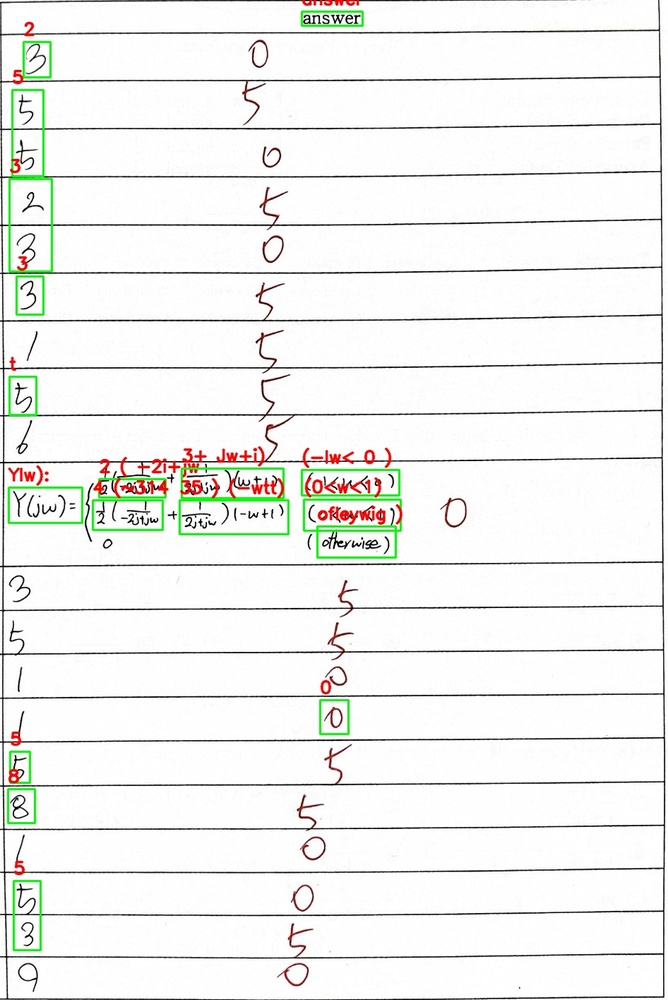
#> input picture AI/OCR_experiments/Easy/comparison_0404_2_parts/Normal.jpg, 668 x 1000 px, shrunk from 946 x 1416 before the run, given as the content of the folder I/Algorithm/OCR/cropped_datasets/horizontally_cropped/answer, which was not available
$ python text_crop.py
#> lines starting #> are read from the running program, lines starting #| are printed output that depends on the picture; after the words box and inside, x2 and y2 are one past the last pixel; in counts of white or black regions, pixels touching at a corner belong together; pictures that were not available may be replaced by others from this repository, and a replacement may not be noted
#> in prepare_image, img is the input picture: shape (1000, 668, 3); mean B, G, R 239.4, 241.7, 240.9
'''
Written by 정다훈 in 2025-04-12

이전의 contour 병합 로직을 개선하여 bounding box 병합 로직으로 전환합니다.

새로운 로직:

1. 각 contour를 cv2.boundingRect() 함수를 사용하여 바운딩 박스로 변환합니다. 변환된 bounding box의 x, y, w, h와 중심 좌표인 x_center, y_center를 계산하여 저장합니다.
2. 다음 세 가지 경우의 유클리드 거리를 계산하여, 하나라도 임계값 30 이하인 경우 bounding box를 병합합니다.

첫 번째 bb - 두 번째 bb
(x, y) - (x_center, y_center)
(x_center, y_center) - (x_center, y_center)
(x+w, y+h) - (x_center, y_center)

bounding box 병합 방법:
	• 두 bb의 x와 x+w를 비교하여, 더 작은 x 값을 병합된 bb의 x로, 더 큰 x+w 값을 병합된 bb의 x+w로 설정합니다. 병합된 bb는 x, y, w, h 값만 저장합니다.
	• 마찬가지로 두 bb의 y와 y+h를 비교하여, 더 작은 y 값을 병합된 bb의 y로, 더 큰 y+h 값을 병합된 bb의 y+h로 설정합니다.
	• 병합된 bb의 w는 (x+w) - x, h는 (y+h) - y로 계산합니다.
	• 최종적으로 병합된 bounding box는 두 box의 전체 영역을 포함하는 가장 외곽의 사각형이 됩니다.
'''

import cv2
import numpy as np
import os

# 새로운 병합 로직 함수
def merge_contours_v2(contours, merge_distance_threshold=50, output_dir=None, img=None): # output_dir, img는 디버깅 용도
    # 바운딩 박스 정보 저장
    bounding_boxes = []
    for contour in contours:
        x, y, w, h = cv2.boundingRect(contour)

        # 만약 w가 원본 이미지의 95% 이상이면 병합 대상에서 제외
        if w > 0.95 * img.shape[1]:
            continue

        # 만약 너무 작은 박스면 병합 대상에서 제외
        if w < 10 or h < 10:
            continue

        x_center = x + w / 2
        y_center = y + h / 2
        bounding_boxes.append((x, y, w, h, x_center, y_center, 0)) # x, y, w, h, x_center, y_center, is_merged

    merged_boxes = []
    for i, (x1, y1, w1, h1, xc1, yc1, _) in enumerate(bounding_boxes):
        merged = False
        for j, (x2, y2, w2, h2, xc2, yc2, _) in enumerate(merged_boxes):
            # 유클리드 거리 계산
            distance1 = np.sqrt((x1 - xc2) ** 2 + (y1 - yc2) ** 2)
            distance2 = np.sqrt((xc1 - xc2) ** 2 + (yc1 - yc2) ** 2)
            distance3 = np.sqrt((x1 + w1 - xc2) ** 2 + (y1 + h1 - yc2) ** 2)

            if distance1 <= merge_distance_threshold or distance2 <= merge_distance_threshold or distance3 <= merge_distance_threshold:
                # 병합된 바운딩 박스 계산
                new_x = min(x1, x2)
                new_y = min(y1, y2)
                new_w = max(x1 + w1, x2 + w2) - new_x
                new_h = max(y1 + h1, y2 + h2) - new_y
                # 1:1 비율로 조정
                max_side = max(new_w, new_h)
                new_w = max_side
                new_h = max_side
                merged_boxes[j] = (new_x, new_y, new_w, new_h, (new_x + new_w / 2), (new_y + new_h / 2), 1) # x, y, w, h, x_center, y_center, is_merged
                merged = True
                break

        if not merged:
            merged_boxes.append((x1, y1, w1, h1, xc1, yc1, 0)) # x, y, w, h, x_center, y_center, is_merged

    return merged_boxes

# 이미지 전처리 및 윤곽선 찾기
def preprocess_image_and_find_contours(img):
    # 그레이스케일로 변환
    gray = cv2.cvtColor(img, cv2.COLOR_BGR2GRAY)
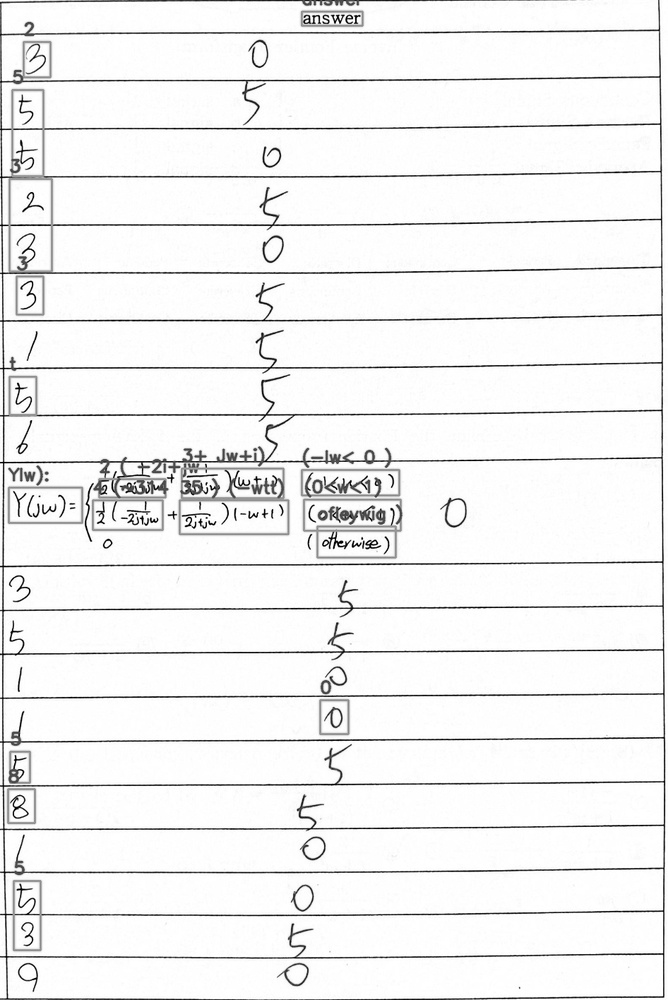
#> gray: shape (1000, 668); min 0, max 255, mean 241.2

    # 블러 적용
    blurred = cv2.GaussianBlur(gray, (3, 3), 0)

    # 이진화
    thresh = cv2.adaptiveThreshold(blurred, 255, cv2.ADAPTIVE_THRESH_GAUSSIAN_C,
                                    cv2.THRESH_BINARY_INV, 9, 2)
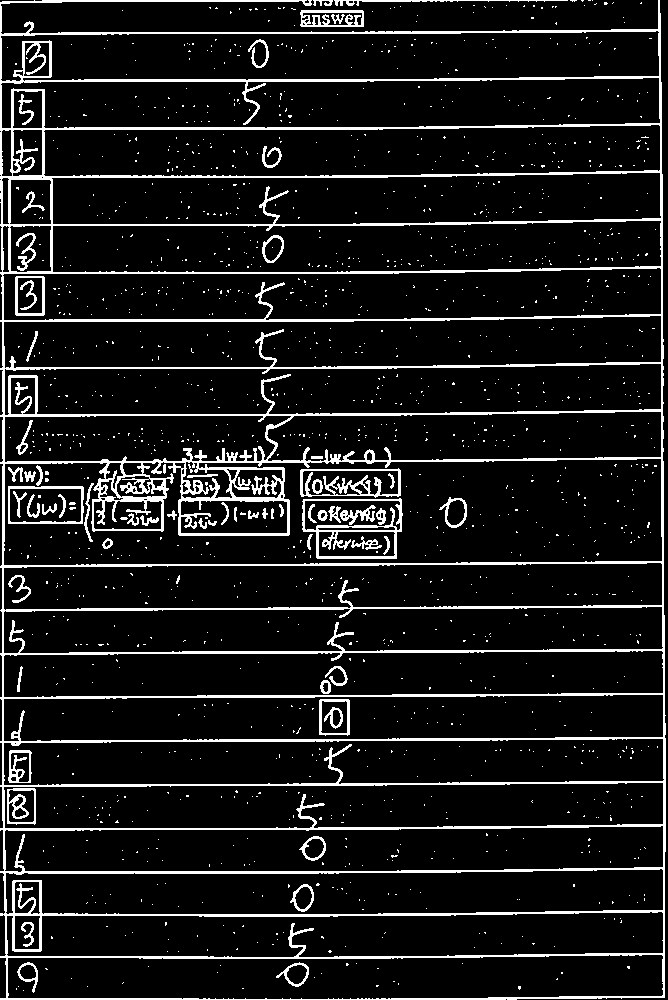
#> thresh: shape (1000, 668); 9.8% white; 1519 white regions (1452 under 20 px)

    # 윤곽선 찾기
    contours, _ = cv2.findContours(thresh, cv2.RETR_EXTERNAL, cv2.CHAIN_APPROX_SIMPLE)
#> contours = 47 contours, 43 with area under 20; largest, box (x1, y1, x2, y2) and area: (0, 0, 666, 1000) 639856, (300, 10, 364, 27) 996, (334, 0, 568, 6) 146, (313, 0, 333, 6) 34
    return contours


# prepare_image 함수는 주어진 이미지 경로에서 이미지를 읽고, 출력 디렉토리를 생성하는 역할을 합니다.
def prepare_image(image_path, output_dir):
    # Create output directory if it doesn't exist
    if not os.path.exists(output_dir):
        os.makedirs(output_dir)

    if not os.path.exists(image_path):
        print(f"Error: Image '{image_path}' does not exist")
        return None

    print(f'Processing {image_path}...')
    # 이미지 읽기
    img = cv2.imread(image_path)
    if img is None:
        print(f"Error: Could not read image {image_path}")
        return None

    return img


def process_images_in_directory(input_dir, output_dir, is_answer):
    # 입력 디렉토리 내의 모든 이미지 파일에 대해 반복
    for root, dirs, files in os.walk(input_dir):
        for file in files:
            if file.lower().endswith(('.png', '.jpg', '.jpeg', '.bmp', '.tiff')):
                image_path = os.path.join(root, file)
                # 이미지 준비
                img = prepare_image(image_path, output_dir)
                if img is None:
                    continue

                # 이미지 전처리 및 윤곽선 찾기
                contours = preprocess_image_and_find_contours(img)

                # 병합 로직 적용
                merged_boxes = merge_contours_v2(contours, output_dir=output_dir, img=img)
#> the loop in merge_contours_v2, `for contour in contours:` made 47 passes
#> (contour, x, y, w, h) on passes 3, 5, 7, 11, 14, 15, 18, 19, 20, 24, 25: ([[556, 22], [555, 23], [556, 24]], 555, 22, 2, 3), ([[268, 20], [268, 21], [269, 20]], 268, 20, 2, 2), ([[531, 17], [531, 18], [533, 18], [533, 17]], 531, 17, 3, 2), ([[230, 11], [230, 13], [231, 12]], 230, 11, 2, 3), ([[264, 9], [265, 9]], 264, 9, 2, 1), ([[249, 9], [250, 10], [251, 9]], 249, 9, 3, 2), ([[255, 8], [255, 9], [257, 9], [256, 8]], 255, 8, 3, 2), ([[239, 8], [239, 9]], 239, 8, 1, 2), ([[541, 7], [541, 8], [542, 8], [542, 7]], 541, 7, 2, 2), ([[283, 7], [283, 8], [284, 7]], 283, 7, 2, 2), ([[278, 7], [278, 8], [280, 8], [279, 8]], 278, 7, 3, 2)
#> (x, y, w, h) on passes 1, 2, 4, 6, 8, 9: (294, 25, 1, 1), (624, 22, 1, 1), (416, 21, 1, 1), (623, 17, 1, 1), (417, 15, 1, 1), (473, 12, 1, 1)
#> after the loop in merge_contours_v2, `for contour in contours:`: bounding_boxes = [(300, 10, 64, 17, 332, 18.5, 0)]
#> the loop in merge_contours_v2, `for i, (x1, y1, w1, h1, xc1, yc1, _) in enumerate(bounding_boxes):` made 1 pass
#> (x1, y1, w1, h1, xc1, yc1) on pass 1: (300, 10, 64, 17, 332, 18.5)
#> merged_boxes = [(300, 10, 64, 17, 332, 18.5, 0)]

                if merged_boxes:
                    img_output_dir = os.path.join(output_dir, f'{os.path.basename(image_path)}')
                    if not os.path.exists(img_output_dir):
                        os.makedirs(img_output_dir)

                    padding = 10  # 패딩 값 설정
                    for j, (x, y, w, h, xc, yc, is_merged) in enumerate(merged_boxes):
                        # 1:1 비율로 조정
                        max_side = max(w, h)
                        x_padded = max(x - padding, 0)
                        y_padded = max(y - padding, 0)
                        w_padded = min(w + 2 * padding, img.shape[1] - x_padded)
                        h_padded = min(h + 2 * padding, img.shape[0] - y_padded)

                        # 이미지 경계를 초과하지 않도록 조정
                        if x_padded + w_padded > img.shape[1]:
                            w_padded = img.shape[1] - x_padded
                        if y_padded + h_padded > img.shape[0]:
                            h_padded = img.shape[0] - y_padded

                        # 실제 이미지 크롭
                        cropped_img = img[y_padded:y_padded+h_padded, x_padded:x_padded+w_padded]

                        # 1:1 비율로 만들기 위해 흰색 배경의 정사각형 이미지 생성
                        square_size = max(w_padded, h_padded)
                        square_img = np.ones((square_size, square_size, 3), dtype=np.uint8) * 255  # 흰색 배경

                        # 원본 이미지를 정사각형 이미지의 중앙에 배치
                        offset_x = (square_size - w_padded) // 2
                        offset_y = (square_size - h_padded) // 2
                        square_img[offset_y:offset_y+h_padded, offset_x:offset_x+w_padded] = cropped_img

                        # 최종 이미지 저장
                        base_name = os.path.basename(img_output_dir)
                        output_path = os.path.join(img_output_dir, f'{base_name}_x_{x}_is_merged_{is_merged}.jpg')
                        cv2.imwrite(output_path, square_img)
                        print(f'Saved {output_path}')
#> this loop made 1 pass
#> (x, y, w, h, xc, yc, is_merged, max_side) on pass 1: (300, 10, 64, 17, 332, 18.5, 0, 64)
#| Saved /home/jdh251425/2025_DKU_Capstone/AI/Algorithm/OCR/cropped_datasets/text_crop_new/answer/Normal.jpg/Normal.jpg_x_300_is_merged_0.jpg
#> pass 1, in process_images_in_directory, `cropped_img = img[y_padded:y_padded+h_padded, x_padded:x_padded+w_padd..`:
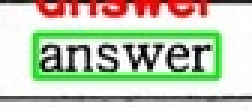
#> cropped_img: shape (37, 84, 3) (shown 3 times larger); mean B, G, R 181.9, 203.8, 194.6
#> pass 1, in process_images_in_directory, `cv2.imwrite(output_path, square_img)`:
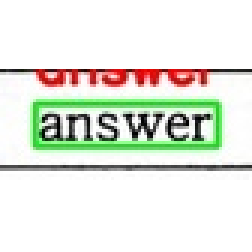
#> saved as Normal.jpg_x_300_is_merged_0.jpg: shape (84, 84, 3) (shown 3 times larger); mean B, G, R 222.8, 232.5, 228.4
                    print(f'Saved {len(merged_boxes)} boxes from {image_path}')
#| Saved 1 boxes from _only/Normal.jpg
                else:
                    print(f'No boxes found in {image_path}')

if __name__ == '__main__':
    # 3. ready_for_ocr.text_crop_final: horizontally cropped 이미지 -> text crop 이미지
    horizontally_cropped_dir = '/home/jdh251425/2025_DKU_Capstone/AI/Algorithm/OCR/cropped_datasets/horizontally_cropped'

    process_images_in_directory(
        input_dir=os.path.join(horizontally_cropped_dir, 'answer'),
        output_dir='/home/jdh251425/2025_DKU_Capstone/AI/Algorithm/OCR/cropped_datasets/text_crop_new/answer',
        is_answer=True
    )

    process_images_in_directory(
        input_dir=os.path.join(horizontally_cropped_dir, 'question_number'),
        output_dir='/home/jdh251425/2025_DKU_Capstone/AI/Algorithm/OCR/cropped_datasets/text_crop_new/question_number',
        is_answer=False
    )
#> the loop in merge_contours_v2 (call 2), `for contour in contours:` made 47 passes
#> (x, y, w, h) on passes 1, 2, 4, 6, 8, 9, 10, 13, 16, 17, 21, 22: (294, 25, 1, 1), (624, 22, 1, 1), (416, 21, 1, 1), (623, 17, 1, 1), (417, 15, 1, 1), (473, 12, 1, 1), (372, 11, 1, 1), (122, 10, 1, 1), (390, 8, 1, 1), (291, 8, 5, 2), (492, 7, 1, 1), (461, 7, 1, 1)
#> the loop in merge_contours_v2 (call 2), `for i, (x1, y1, w1, h1, xc1, yc1, _) in enumerate(bounding_boxes):` made 1 pass
#> the loop in process_images_in_directory (call 2), `for j, (x, y, w, h, xc, yc, is_merged) in enumerate(merged_boxes):` made 1 pass
#| Saved /home/jdh251425/2025_DKU_Capstone/AI/Algorithm/OCR/cropped_datasets/text_crop_new/question_number/Normal.jpg/Normal.jpg_x_300_is_merged_0.jpg
#| Saved 1 boxes from _only/Normal.jpg

$ run again, on AI/OCR_experiments/Easy/comparison_0404_2_parts/Normal_3.jpg
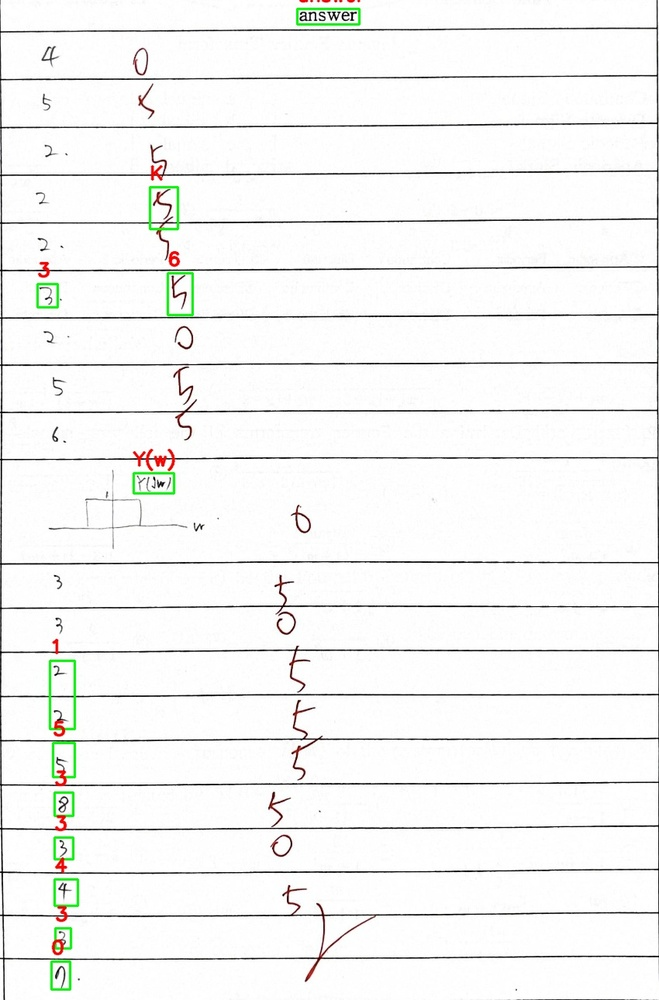
#> input picture AI/OCR_experiments/Easy/comparison_0404_2_parts/Normal_3.jpg, 659 x 1000 px, shrunk from 850 x 1290 before the run, given as the content of the folder I/Algorithm/OCR/cropped_datasets/horizontally_cropped/answer, which was not available
#> in prepare_image, img is the input picture: shape (1000, 659, 3); mean B, G, R 243.4, 244.4, 244
#> in preprocess_image_and_find_contours, `thresh = cv2.adaptiveThreshold(blurred, 255, cv2.ADAPTIVE_THRESH_GAUSS..`:
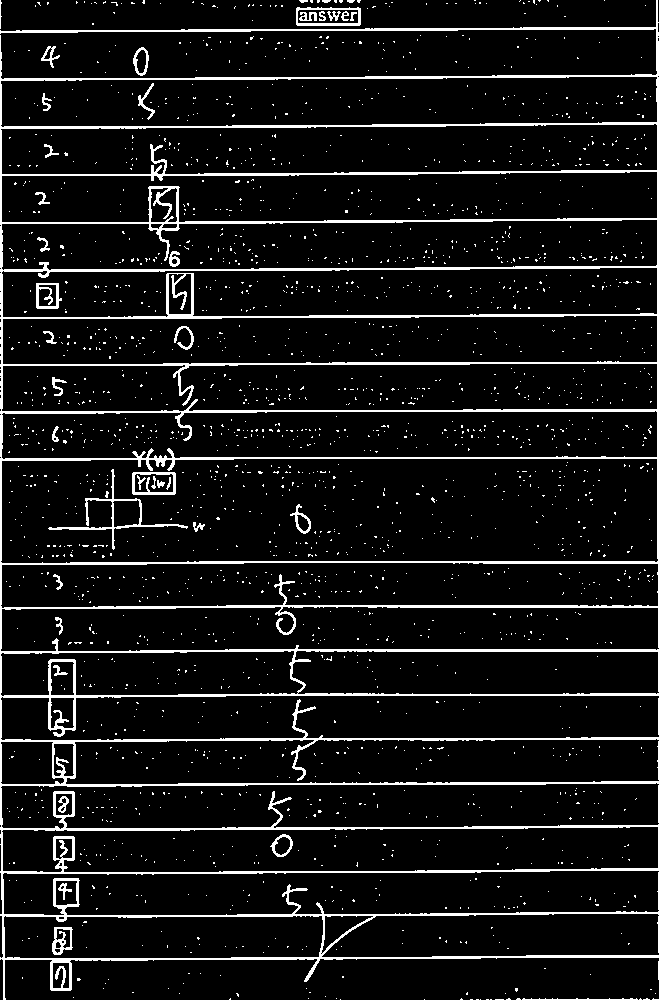
#> thresh: shape (1000, 659); 8% white; 2142 white regions (2098 under 20 px)
#> in preprocess_image_and_find_contours, `contours, _ = cv2.findContours(thresh, cv2.RETR_EXTERNAL, cv2.CHAIN_AP..`: contours = 542 contours, 537 with area under 20; largest, box (x1, y1, x2, y2) and area: (0, 0, 659, 1000) 419818, (296, 7, 361, 26) 1102, (133, 47, 149, 76) 312, (41, 46, 60, 68) 132, (55, 617, 63, 635) 37
#> the loop in merge_contours_v2, `for contour in contours:` made 542 passes
#> (x, y, w, h) on passes 4, 7, 8: (480, 999, 1, 1), (424, 999, 1, 1), (340, 999, 1, 1)
#> after the loop in merge_contours_v2, `for contour in contours:`: bounding_boxes = [(133, 47, 16, 29, 141, 61.5, 0), (41, 46, 19, 22, 50.5, 57, 0), (296, 7, 65, 19, 328.5, 16.5, 0)]
#> the loop in merge_contours_v2, `for i, (x1, y1, w1, h1, xc1, yc1, _) in enumerate(bounding_boxes):` made 3 passes
#> (x1, y1, w1, h1, xc1, yc1) on passes 1 to 3: (133, 47, 16, 29, 141, 61.5), (41, 46, 19, 22, 50.5, 57), (296, 7, 65, 19, 328.5, 16.5)
#> after the loop in merge_contours_v2, `for i, (x1, y1, w1, h1, xc1, yc1, _) in enumerate(bounding_boxes):`: merged_boxes has the same summary as bounding_boxes
#> in process_images_in_directory, `merged_boxes = merge_contours_v2(contours, output_dir=output_dir, img=..`: merged_boxes has the same summary as bounding_boxes in merge_contours_v2
#> the loop in process_images_in_directory, `for j, (x, y, w, h, xc, yc, is_merged) in enumerate(merged_boxes):` made 3 passes
#> (x, y, w, h, xc, yc, max_side, x_padded) on passes 1 to 3: (133, 47, 16, 29, 141, 61.5, 29, 123), (41, 46, 19, 22, 50.5, 57, 22, 31), (296, 7, 65, 19, 328.5, 16.5, 65, 286)
#> (printed output is left out)
#| Saved 3 boxes from _only/Normal_3.jpg
#> the loop in merge_contours_v2 (call 2), `for contour in contours:` made 542 passes
#> the loop in merge_contours_v2 (call 2), `for i, (x1, y1, w1, h1, xc1, yc1, _) in enumerate(bounding_boxes):` made 3 passes
#> the loop in process_images_in_directory (call 2), `for j, (x, y, w, h, xc, yc, is_merged) in enumerate(merged_boxes):` made 3 passes
#> (printed output is left out)
#> pass 3, in process_images_in_directory (call 2), `cropped_img = img[y_padded:y_padded+h_padded, x_padded:x_padded+w_padd..`:
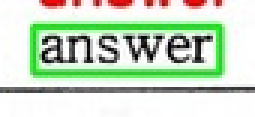
#> cropped_img: shape (39, 85, 3) (shown 3 times larger); mean B, G, R 195.6, 219, 200.1
#| Saved 3 boxes from _only/Normal_3.jpg
